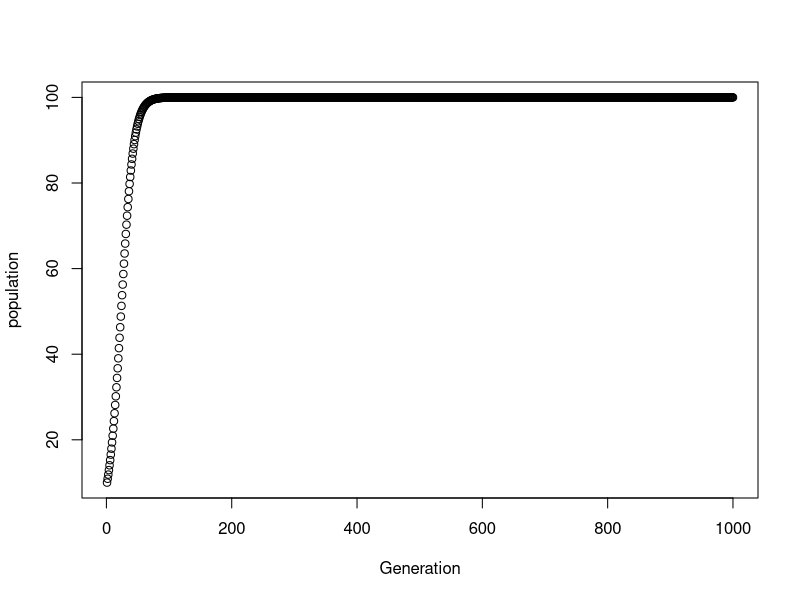

Recreate this plot in R.
#Differential Equation Growth Model
#I is the initial population
#G is the number of generations
#r id the growth rate
#K is the carrying capacity
ExpGrowthFunct <- function(I = 10, G = 1000, r = .1, K = 100){
  n <- rep(I,G)
  Gen <- seq(1,G)
  for(t in seq(2,G)){
    n[t] <- n[t-1] + ( r * n[t-1] * (K - n[t-1])/K)
  }
  plot(Gen, n, xlab = "Generation", ylab = "population")
  print(n)
  Gen_time <- seq(1,G)
  Pop_Over_Time <- data.frame(Gen, n)
  colnames(Pop_Over_Time) <- c("Generation","Abundance")
  return(Pop_Over_Time)
  return(write.csv(Pop_Over_Time, "Pop_Over_Time.csv"))
}
Pop_Over_Time <- ExpGrowthFunct()
write.csv(Pop_Over_Time,"Pop_Over_Time.csv")

